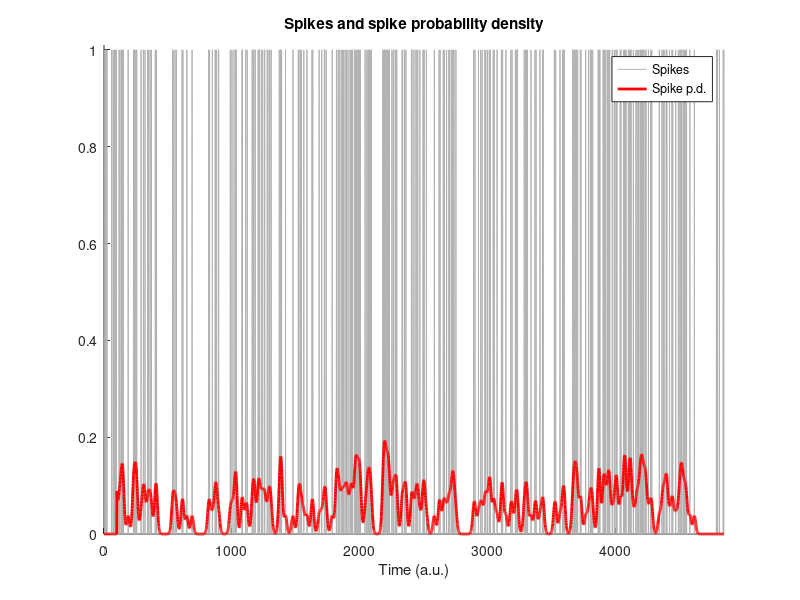

MATLAB code to generate this figure:
%%
%      Signal processing problems, solved in MATLAB and Python
%      Gaussian-smooth a spike time series

%%

%% generate time series of random spikes

% number of spikes
n = 300;

% inter-spike intervals (exponential distribution for bursts)
isi = round(exp( randn(n,1) )*10);

% generate spike time series
spikets = 0;
for i=1:n
    spikets(sum(isi(1:i))) = 1;
end


% plot
figure(1), clf, hold on

h = plot(spikets);
set(gca,'ylim',[0 1.01],'xlim',[0 length(spikets)+1])
set(h,'color',[1 1 1]*.7)
xlabel('Time (a.u.)')

%% create and implement Gaussian window

% full-width half-maximum: the key Gaussian parameter
fwhm = 25; % in points

% normalized time vector in indices
k = 100;
gtime = -k:k;

% create Gaussian window
gauswin = exp( -(4*log(2)*gtime.^2) / fwhm^2 );
gauswin = gauswin / sum(gauswin);

% initialize filtered signal vector
filtsigG = zeros(size(spikets));

% implement the weighted running mean filter
for i=k+1:length(spikets)-k-1
    filtsigG(i) = sum( spikets(i-k:i+k).*gauswin );
end


% plot the filtered signal (spike probability density)
plot(filtsigG,'r','linew',2)
legend({'Spikes','Spike p.d.'})
title('Spikes and spike probability density')
zoom on

%% done.
